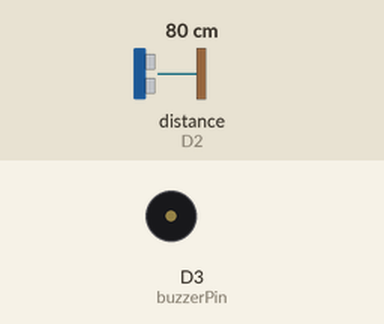
Bench run of a sketch on a simulated ESP8266 (NodeMCU). Parts: buzzer (waves = sounding, pin HIGH). Wiring (inferred from the names in the program): ultrasonic range finder: trigger D1; echo D2. Inputs (shaded band) come from the test bench; at power-on: distance to the obstacle (sensor on D2) 80 cm. The echo pulse lasts 58.3 µs per cm; WiFi joins after 1.5 s; servers stay silent unless stated; no MQTT or app messages arrive unless stated; pins used as bus, display or sensor lines are not drawn; what the sketch prints to the serial monitor is not drawn.

Above: at 2.7 s.
2.8 s: distance to the obstacle (sensor on D2) set to 56 cm
8.8 s: distance to the obstacle (sensor on D2) set to 46 cm
At 11.9 s:
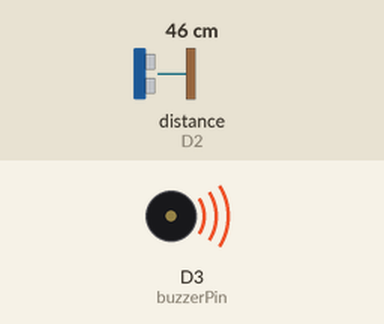
14.8 s: distance to the obstacle (sensor on D2) set to 60 cm
At 17.1 s:
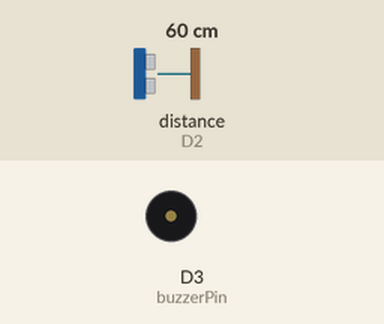
20.8 s: distance to the obstacle (sensor on D2) set to 2 cm
At 22.1 s:
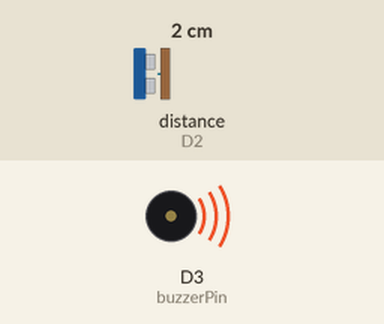
Timing chart, 0 to 23.8 s (numbered marks = the images above; inputs shaded):
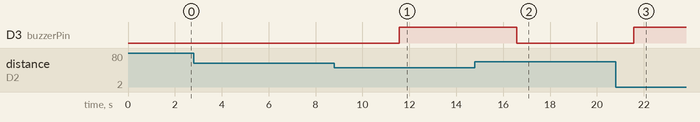

The sketch:

main.ino
```cpp
#include <ESP8266WiFi.h>
#include <PubSubClient.h>
#include "buzzer.h"

const char* ssid = "Your_SSID";
const char* password = "Your_PASSWORD";
const char* mqtt_server = "192.168.1.100";

const int trigPin = 5;
const int echoPin = 4;
const int buzzerPin = 0;

WiFiClient espClient;
PubSubClient client(espClient);

void setup() {
  pinMode(trigPin, OUTPUT);
  pinMode(echoPin, INPUT);
  pinMode(buzzerPin, OUTPUT);
  digitalWrite(buzzerPin, LOW);

  Serial.begin(9600);
  WiFi.begin(ssid, password);
  while (WiFi.status() != WL_CONNECTED) {
    delay(500);
  }
  client.setServer(mqtt_server, 1883);
  reconnect();
}

void loop() {
  if (!client.connected()) {
    reconnect();
  }
  client.loop();

  long duration, distance;
  digitalWrite(trigPin, LOW);
  delayMicroseconds(2);
  digitalWrite(trigPin, HIGH);
  delayMicroseconds(10);
  digitalWrite(trigPin, LOW);
  duration = pulseIn(echoPin, HIGH);
  distance = (duration * 0.0343) / 2;

  String payload = "{\"distance\":" + String(distance) + "}";
  client.publish("esp8266/ultrasonic", payload.c_str());

  if (distance < 50) {
    digitalWrite(buzzerPin, HIGH);
  } else {
    digitalWrite(buzzerPin, LOW);
  }
  delay(5000);
}

void reconnect() {
  while (!client.connected()) {
    if (client.connect("ESP8266_Ultrasonic")) {
      Serial.println("Connected to MQTT");
    } else {
      delay(5000);
    }
  }
}
```

buzzer.h
```cpp
#ifndef BUZZER_H
#define BUZZER_H
#include <Arduino.h>

#define BUZZER_PIN D7

void buzzerInit() {
  pinMode(BUZZER_PIN, OUTPUT);
  digitalWrite(BUZZER_PIN, LOW);
}
void buzzerOn() { digitalWrite(BUZZER_PIN, HIGH); }
void buzzerOff() { digitalWrite(BUZZER_PIN, LOW); }
#endif
```

Measured:
- the behaviour switches between 51 and 50 cm on distance to the obstacle (sensor on D2) (found by bisection; images 0 and 1)
- after the input at 2.8 s, every drawn part: stays the same
- after the input at 8.8 s, D3 (buzzerPin): LOW → HIGH after 2.8 s
- after the input at 14.8 s, D3 (buzzerPin): HIGH → LOW after 1.8 s
- after the input at 20.8 s, D3 (buzzerPin): LOW → HIGH after 0.77 s
